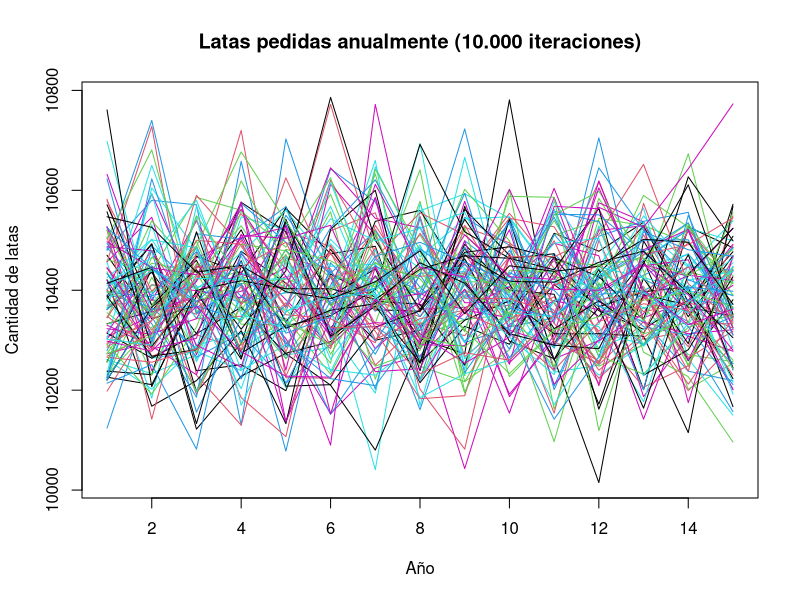
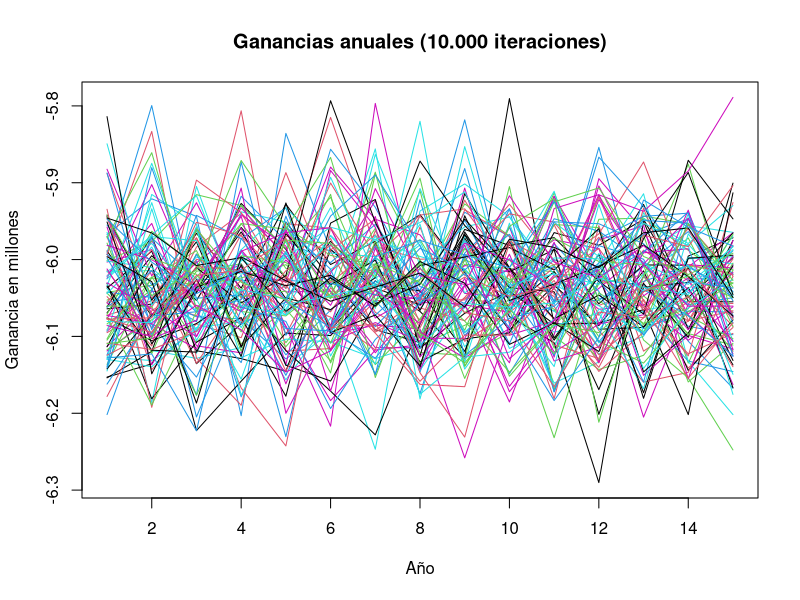

R code for these plots, in order:
#Etapa 2 del proyecto de simulación de Métodos de Modelado y Optimización
#Fecha de entrega: 19/11/2023
#Equipo: Azúcar Sintáctico

#En este proyecto de simulación se emplea una distribución de Poisson para la
#generación de números aleatorios que serán utilizados para simular la demanda
#de productos para cada uno de los tres clientes de la empresa. Esto debido a
#que la distribución de Poisson tiene un comportamiento discreto. Para ello se hace uso de la 
#función rpois de R, tomándose como lambda el promedio de pedidos para
#los tres clientes en determinado mes. 

cantidad_de_años <- 15
cantidad_de_iteraciones <- 100

#Anualmente se realiza un pago del 5% 
deuda <- 15000000
ganancia <- 0
presupuesto <- 3500000 + ganancia

cantidadDeChefs <- 2
salarioDeChef <- 280000
tasaDeProduccion <- 600

cantidadDeConductores <- 1
salarioDeConductor <- 280000

cantidadDeLatas <- 1000
precioPorLata <- 100

gastosEnGasolina <- 35000

gastosLataTomate <- 500
gastosLataPalmito <- 600
gastosLataGarbanzos <- 350
gastosLataMaizDulce <- 200

#obtener precio real de cada producto
precioLataTomate <- 1020
precioLataPalmito <- 1320
precioLataGarbanzos <- 1180
precioLataMaizDulce <- 700

gananciaLataTomate <- precioLataTomate - gastosLataTomate
gananciaLataPalmito <- precioLataPalmito - gastosLataPalmito
gananciaLataGarbanzos <- precioLataGarbanzos - gastosLataGarbanzos
gananciaLataMaizDulce <- precioLataMaizDulce - gastosLataMaizDulce

gananciaAnualGarbanzos <- 0
gananciaAnualTomate <- 0
gananciaAnualPalmito <- 0
gananciaAnualMaizDulce <- 0
gananciaAnualTotal <- c()

#pedidos por mes (aumentar la cantidad para obtener una mayor ganancia)
pedidosTomate <- c(45,50,35)
pedidosMaizDulce <- c(120,140,160)
pedidosGarbanzos <- c(70,80,90)
pedidosPalmito <- c(25,30,35)

mediaTomate <-mean(pedidosTomate)
mediaMaizDulce <-mean(pedidosMaizDulce)
mediaGarbanzos <-mean(pedidosGarbanzos)
mediaPalmito <-mean(pedidosPalmito)

#simulación de 15 año utilizando una distribución de Poisson
reporteAnualGarbanzos <- matrix(nrow = 12, ncol = 3)
reporteAnualTomate <- matrix(nrow = 12, ncol = 3)
reporteAnualMaizDulce <- matrix(nrow = 12, ncol = 3)
reporteAnualPalmito <- matrix(nrow = 12, ncol = 3)
latasTotalesPedidas <- matrix(nrow = cantidad_de_años, ncol = cantidad_de_iteraciones)
promedio_de_latas <- rep(0,cantidad_de_iteraciones)
# Aqui se van a ir guardando los resultados de las ganancias de cada año
# para luego sacar su promedio
ganancias <- c()
gananciasTotales <- matrix(nrow = cantidad_de_años, ncol = cantidad_de_iteraciones)

for (iteracion in 1:cantidad_de_iteraciones) {
  for (año in 1:cantidad_de_años){
    for (mes in 1:12){
      mediaTomate <-mean(pedidosTomate)
      mediaMaizDulce <-mean(pedidosMaizDulce)
      mediaGarbanzos <-mean(pedidosGarbanzos)
      mediaPalmito <-mean(pedidosPalmito)
      #Generar la cantidad de productos vendidos en un mes para los 3 clientes
      #Considerar los eventos como fechas, tiempo y ventas del mes anterior 
      #Fechas
      if (mes == 1){
        #Cuesta de enero: la demanda de todos los productos
        #pueden bajar entre un 20% o 40%
        mediaGarbanzos <- mediaGarbanzos - (mediaGarbanzos*20/100)
        mediaTomate <- mediaTomate - (mediaTomate*20/100)
        mediaMaizDulce <- mediaMaizDulce - (mediaMaizDulce*20/100)
        mediaPalmito <- mediaPalmito - (mediaPalmito*20/100)
      } else if (mes == 3){
        #Semana Santa: Aumenta la demanda del palmito un 30% y
        #baja la demanda de garbanzos un 45%
        mediaPalmito <- mediaPalmito + (mediaPalmito*45/100)
        mediaGarbanzos <- mediaGarbanzos - (mediaGarbanzos*30/100)
      } else if (mes == 7){
        #Vacaciones de medio año: la demanda de todos los productos pueden bajar
        #entre un 10% o 20%
        mediaGarbanzos <- mediaGarbanzos - (mediaGarbanzos*10/100)
        mediaTomate <- mediaTomate - (mediaTomate*10/100)
        mediaMaizDulce <- mediaMaizDulce - (mediaMaizDulce*10/100)
        mediaPalmito <- mediaPalmito - (mediaPalmito*10/100)
      } else if (mes == 12){
        #Navidad y fin de año: Aumenta la demanda de garbanzos un 50% y
        #baja la del tomate un 25%
        mediaGarbanzos <- mediaGarbanzos + (mediaGarbanzos*50/100)
        mediaTomate <- mediaTomate - (mediaTomate*25/100)
      }
      
      #Tiempo atmosférico: en Costa Rica llueve en promedio 163 días del año
      #Al mes son 163/12, la tasa de lluvia al mes es de 12/163
      tasaDeDiasLluviosos <- 12/163
      registroAtmosféricoMensual <- rep(0,30)
      if (mes == 4 || mes == 5 || mes == 9 || mes == 10){
        #si es abril, mayo, septiembre u octubre aumenta la tasa de días 
        #lluviosos un 60%:
        tasaDeDiasLluviosos <- tasaDeDiasLluviosos + (tasaDeDiasLluviosos*60/100)
        for(dia in 1:30){
          registroAtmosféricoMensual[dia] <- rpois(1,tasaDeDiasLluviosos)
        }
      } else {
        for(dia in 1:30){
          registroAtmosféricoMensual[dia] <- rpois(1,tasaDeDiasLluviosos)
        }
      }
      #se cuentan cuántos días lluvió durante el mes, si es mayor que 4 se
      #considera un aumento de demanda significativa
      if (sum(registroAtmosféricoMensual) > 6){
        #Días lluviosos: Aumenta la demanda de sopa de tomate un 50%
        #y de garbanzos un 15%
        mediaTomate <- mediaTomate + (mediaTomate*50/100)
        mediaGarbanzos <- mediaGarbanzos + (mediaGarbanzos*15/100)
      }
      
      reporteAnualGarbanzos [mes, ] <- rpois(3,mediaGarbanzos)
      reporteAnualTomate [mes, ] <- rpois(3,mediaTomate)
      reporteAnualMaizDulce [mes, ] <- rpois(3,mediaMaizDulce)
      reporteAnualPalmito [mes, ] <- rpois(3,mediaPalmito)
      
    }
    
    gananciaAnualGarbanzos <- sum(reporteAnualGarbanzos)*gananciaLataGarbanzos
    gananciaAnualTomate <- sum(reporteAnualTomate)*gananciaLataTomate
    gananciaAnualPalmito <- sum(reporteAnualPalmito)*gananciaLataPalmito
    gananciaAnualMaizDulce <- sum(reporteAnualMaizDulce)*gananciaLataMaizDulce
    gananciaAnualTotal[año] <- gananciaAnualGarbanzos + gananciaAnualTomate + gananciaAnualPalmito + gananciaAnualMaizDulce
    gananciaAnualTotal[año] <- gananciaAnualTotal[año] - salarioDeChef*cantidadDeChefs*12 - salarioDeConductor*cantidadDeConductores*12 - cantidadDeLatas*precioPorLata*12 - gastosEnGasolina*12 - (deuda*5/100)
    
    latasTotalesPedidas[año,iteracion] <- sum(reporteAnualGarbanzos) + sum(reporteAnualMaizDulce) + sum(reporteAnualPalmito) + sum(reporteAnualTomate)
    gananciasTotales[año,iteracion] <- gananciaAnualTotal[año]
    #considerar mantenimiento de los vehículos, pago de aguinaldos, aumento de pedidos...
    ganancias <- append(ganancias, gananciaAnualTotal[año])
    promedio_de_latas[iteracion]
  }
  promedio_de_latas[iteracion] <- mean(latasTotalesPedidas[,iteracion])
}

matplot(latasTotalesPedidas, 
        type = "l", lty = 1,
        main = "Latas pedidas anualmente (10.000 iteraciones)", 
        ylab = "Cantidad de latas", 
        ylim = c(min(latasTotalesPedidas), max(latasTotalesPedidas)),
        xlab = "Año")

matplot(gananciasTotales/1000000, 
        type = "l", lty = 1,
        main = "Ganancias anuales (10.000 iteraciones)", 
        ylab = "Ganancia en millones",
        xlab = "Año")        

promedio_total_latas <- mean(promedio_de_latas)
promedio_total_ganancias = mean(ganancias)

cat("Promedio de ganancias con", cantidad_de_iteraciones, "iteraciones:", promedio_total_ganancias)
cat("Promedio de pedidos con", cantidad_de_iteraciones, "iteraciones:", promedio_total_latas)

"
Eventos: tienen un peso en la producción y demanda de ciertos productos a lo largo
del año dado por fechas, estaciones, plagas, etc, que afectan positiva o negativamente
a la empresa. Existen eventos que ocurren esporádicamente y otros que por estudios
realizados previamente afectan la producción con un porcentaje estable en determinados
periodos del año.
  1-Semana Santa: Aumenta la demanda del palmito un 30% y baja la demanda de 
    garbanzos un 45%
  2-Días lluviosos: Aumenta la demanda de sopa de tomate un 50% y de garbanzos un 15%
  3-Días de temporada seca: Aumenta el tomate un 10%, el palmito un 25% y baja la demanda de garbanzos un 5%
  4-Navidad y fin de año: Aumenta la demanda de garbanzos un 50% y baja la del tomate un 25%
  5-Feria del maíz: Aumenta el maíz dulce un 70%
  6-Cuesta de enero: la demanda de todos los productos pueden bajar entre un 20% o 40%
  7-Vacaciones de medio año: la demanda de todos los productos pueden bajar entre un 10% o 20%
  8-Plagas:
    Hay un 5% de probabilidad de que ocurra una plaga del tomate bajando la producción un 40%
    Hay un 2% de probabilidad de que ocurra una plaga del palmito bajando la producción un 20%
    Hay un 10% de probabilidad de que ocurra una plaga del maíz bajando la producción un 35%
  
"
